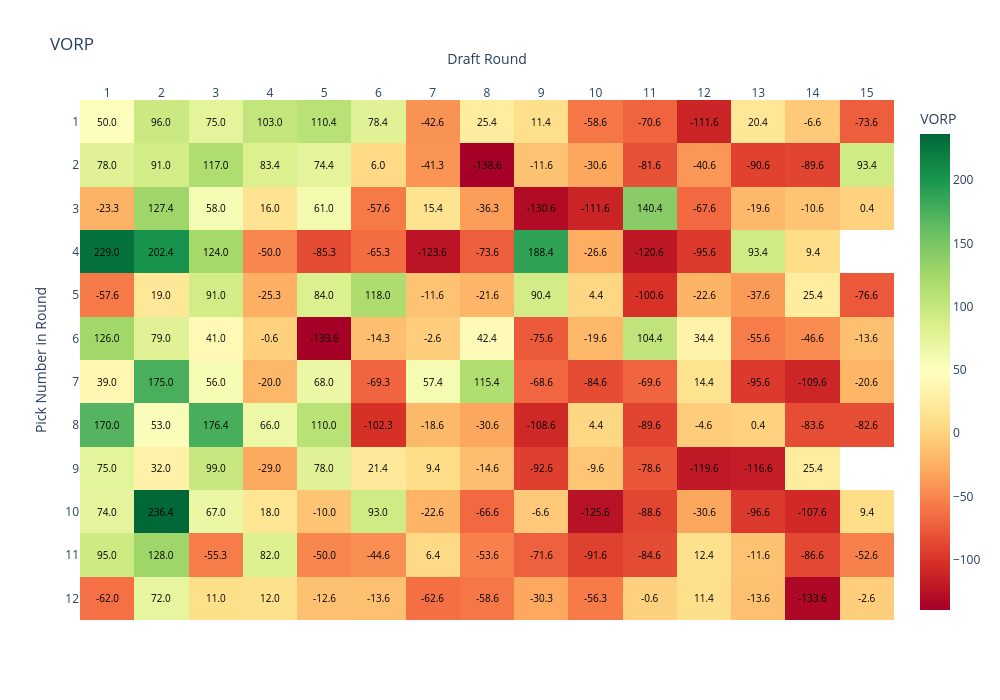

Notebook cell for this chart:
### Markdown cell above
### Creating the Heatmap

Goal: Visualize the impact of each draft pick using a heatmap colored by Value Over Replacement Player (VORP).

Why? This allows us to see where teams got the most value in the draft. VORP captures the difference between a player and the best replacement available on waivers.

Design Choice: We used draft round and pick position to map cells and VORP as color — highlighting the spatial dynamics of drafting success.

📌 This answers: “Who consistently found value across the board vs. who missed?”

### Code cell
pivot_score = heatmap_df.pivot(index='roundPickNumber', columns='roundId', values='vorp')
pivot_player = heatmap_df.pivot(index='roundPickNumber', columns='roundId', values='player_name')
pivot_position = heatmap_df.pivot(index='roundPickNumber', columns='roundId', values='position')
pivot_points = heatmap_df.pivot(index='roundPickNumber', columns='roundId', values='points')
pivot_teams = heatmap_df.pivot(index='roundPickNumber', columns='roundId', values='team_name')


# Build hover text
hover_text = (
    '<b>' + pivot_player.fillna('') + '</b><br>' +
    'Pos: ' + pivot_position.fillna('') + '<br>' +
    'VORP: ' + pivot_score.round(2).astype(str) + '<br>' +
    'Points: ' + pivot_points.fillna(0).astype(int).astype(str) + '<br>' + 
    'Team: ' + pivot_teams.fillna('NA').astype(str)
)

# Create Heatmap
fig = go.Figure(data=go.Heatmap(
    z=pivot_score.values,
    x=pivot_score.columns,
    y=pivot_score.index,
    text=hover_text.values,
    hoverinfo="text",
    colorscale='RdYlGn',
    zmin=pivot_score.min().min(),
    zmax=pivot_score.max().max(),
    showscale=True,
    colorbar=dict(title="VORP"),
))

# Add text in center of each box (VORP)
for i in range(len(pivot_score.index)):
    for j in range(len(pivot_score.columns)):
        value = pivot_score.iloc[i, j]
        if pd.notnull(value):
            fig.add_annotation(
                text=f"{value:.1f}",
                x=pivot_score.columns[j],
                y=pivot_score.index[i],
                showarrow=False,
                font=dict(color="black", size=10),
                xanchor="center",
                yanchor="middle"
            )

# Layout adjustments
fig.update_layout(
    title="VORP",
    xaxis=dict(title="Draft Round", side='top', tickmode='linear', dtick=1),
    yaxis=dict(title="Pick Number in Round", autorange='reversed', tickmode='linear', dtick=1),
    width=1000,
    height=700,
    plot_bgcolor='white'
)

fig.write_html("../docs/charts/draft_value_chart.html")
fig.show()

### Figure 1 — Plotly figure (JSON) as saved in the notebook; plotly's stock layout.template omitted (floating-point values rounded to 4 significant figures; data arrays with more than 128 entries replaced by an {"elided": "..."} marker saying what was removed)
{"data": [{"colorbar": {"title": {"text": "VORP"}}, "colorscale": [[0, "rgb(165,0,38)"], [0.1, "rgb(215,48,39)"], [0.2, "rgb(244,109,67)"], [0.3, "rgb(253,174,97)"], [0.4, "rgb(254,224,139)"], [0.5, "rgb(255,255,191)"], [0.6, "rgb(217,239,139)"], [0.7, "rgb(166,217,106)"], [0.8, "rgb(102,189,99)"], [0.9, "rgb(26,152,80)"], [1, "rgb(0,104,55)"]], "hoverinfo": "text", "showscale": true, "text": {"elided": "12x15 str values"}, "type": "heatmap", "x": [1, 2, 3, 4, 5, 6, 7, 8, 9, 10, 11, 12, 13, 14, 15], "y": [1, 2, 3, 4, 5, 6, 7, 8, 9, 10, 11, 12], "z": {"elided": "12x15 float values"}, "zmax": 236.4, "zmin": -139.6}], "layout": {"annotations": [{"font": {"color": "black", "size": 10}, "showarrow": false, "text": "50.0", "x": 1, "xanchor": "center", "y": 1, "yanchor": "middle"}, {"font": {"color": "black", "size": 10}, "showarrow": false, "text": "96.0", "x": 2, "xanchor": "center", "y": 1, "yanchor": "middle"}, {"font": {"color": "black", "size": 10}, "showarrow": false, "text": "75.0", "x": 3, "xanchor": "center", "y": 1, "yanchor": "middle"}, {"font": {"color": "black", "size": 10}, "showarrow": false, "text": "103.0", "x": 4, "xanchor": "center", "y": 1, "yanchor": "middle"}, {"font": {"color": "black", "size": 10}, "showarrow": false, "text": "110.4", "x": 5, "xanchor": "center", "y": 1, "yanchor": "middle"}, {"font": {"color": "black", "size": 10}, "showarrow": false, "text": "78.4", "x": 6, "xanchor": "center", "y": 1, "yanchor": "middle"}, {"font": {"color": "black", "size": 10}, "showarrow": false, "text": "-42.6", "x": 7, "xanchor": "center", "y": 1, "yanchor": "middle"}, {"font": {"color": "black", "size": 10}, "showarrow": false, "text": "25.4", "x": 8, "xanchor": "center", "y": 1, "yanchor": "middle"}, {"font": {"color": "black", "size": 10}, "showarrow": false, "text": "11.4", "x": 9, "xanchor": "center", "y": 1, "yanchor": "middle"}, {"font": {"color": "black", "size": 10}, "showarrow": false, "text": "-58.6", "x": 10, "xanchor": "center", "y": 1, "yanchor": "middle"}, {"font": {"color": "black", "size": 10}, "showarrow": false, "text": "-70.6", "x": 11, "xanchor": "center", "y": 1, "yanchor": "middle"}, {"font": {"color": "black", "size": 10}, "showarrow": false, "text": "-111.6", "x": 12, "xanchor": "center", "y": 1, "yanchor": "middle"}, {"font": {"color": "black", "size": 10}, "showarrow": false, "text": "20.4", "x": 13, "xanchor": "center", "y": 1, "yanchor": "middle"}, {"font": {"color": "black", "size": 10}, "showarrow": false, "text": "-6.6", "x": 14, "xanchor": "center", "y": 1, "yanchor": "middle"}, {"font": {"color": "black", "size": 10}, "showarrow": false, "text": "-73.6", "x": 15, "xanchor": "center", "y": 1, "yanchor": "middle"}, {"font": {"color": "black", "size": 10}, "showarrow": false, "text": "78.0", "x": 1, "xanchor": "center", "y": 2, "yanchor": "middle"}, {"font": {"color": "black", "size": 10}, "showarrow": false, "text": "91.0", "x": 2, "xanchor": "center", "y": 2, "yanchor": "middle"}, {"font": {"color": "black", "size": 10}, "showarrow": false, "text": "117.0", "x": 3, "xanchor": "center", "y": 2, "yanchor": "middle"}, {"font": {"color": "black", "size": 10}, "showarrow": false, "text": "83.4", "x": 4, "xanchor": "center", "y": 2, "yanchor": "middle"}, {"font": {"color": "black", "size": 10}, "showarrow": false, "text": "74.4", "x": 5, "xanchor": "center", "y": 2, "yanchor": "middle"}, {"font": {"color": "black", "size": 10}, "showarrow": false, "text": "6.0", "x": 6, "xanchor": "center", "y": 2, "yanchor": "middle"}, {"font": {"color": "black", "size": 10}, "showarrow": false, "text": "-41.3", "x": 7, "xanchor": "center", "y": 2, "yanchor": "middle"}, {"font": {"color": "black", "size": 10}, "showarrow": false, "text": "-138.6", "x": 8, "xanchor": "center", "y": 2, "yanchor": "middle"}, {"font": {"color": "black", "size": 10}, "showarrow": false, "text": "-11.6", "x": 9, "xanchor": "center", "y": 2, "yanchor": "middle"}, {"font": {"color": "black", "size": 10}, "showarrow": false, "text": "-30.6", "x": 10, "xanchor": "center", "y": 2, "yanchor": "middle"}, {"font": {"color": "black", "size": 10}, "showarrow": false, "text": "-81.6", "x": 11, "xanchor": "center", "y": 2, "yanchor": "middle"}, {"font": {"color": "black", "size": 10}, "showarrow": false, "text": "-40.6", "x": 12, "xanchor": "center", "y": 2, "yanchor": "middle"}, {"font": {"color": "black", "size": 10}, "showarrow": false, "text": "-90.6", "x": 13, "xanchor": "center", "y": 2, "yanchor": "middle"}, {"font": {"color": "black", "size": 10}, "showarrow": false, "text": "-89.6", "x": 14, "xanchor": "center", "y": 2, "yanchor": "middle"}, {"font": {"color": "black", "size": 10}, "showarrow": false, "text": "93.4", "x": 15, "xanchor": "center", "y": 2, "yanchor": "middle"}, {"font": {"color": "black", "size": 10}, "showarrow": false, "text": "-23.3", "x": 1, "xanchor": "center", "y": 3, "yanchor": "middle"}, {"font": {"color": "black", "size": 10}, "showarrow": false, "text": "127.4", "x": 2, "xanchor": "center", "y": 3, "yanchor": "middle"}, {"font": {"color": "black", "size": 10}, "showarrow": false, "text": "58.0", "x": 3, "xanchor": "center", "y": 3, "yanchor": "middle"}, {"font": {"color": "black", "size": 10}, "showarrow": false, "text": "16.0", "x": 4, "xanchor": "center", "y": 3, "yanchor": "middle"}, {"font": {"color": "black", "size": 10}, "showarrow": false, "text": "61.0", "x": 5, "xanchor": "center", "y": 3, "yanchor": "middle"}, {"font": {"color": "black", "size": 10}, "showarrow": false, "text": "-57.6", "x": 6, "xanchor": "center", "y": 3, "yanchor": "middle"}, {"font": {"color": "black", "size": 10}, "showarrow": false, "text": "15.4", "x": 7, "xanchor": "center", "y": 3, "yanchor": "middle"}, {"font": {"color": "black", "size": 10}, "showarrow": false, "text": "-36.3", "x": 8, "xanchor": "center", "y": 3, "yanchor": "middle"}, {"font": {"color": "black", "size": 10}, "showarrow": false, "text": "-130.6", "x": 9, "xanchor": "center", "y": 3, "yanchor": "middle"}, {"font": {"color": "black", "size": 10}, "showarrow": false, "text": "-111.6", "x": 10, "xanchor": "center", "y": 3, "yanchor": "middle"}, {"font": {"color": "black", "size": 10}, "showarrow": false, "text": "140.4", "x": 11, "xanchor": "center", "y": 3, "yanchor": "middle"}, {"font": {"color": "black", "size": 10}, "showarrow": false, "text": "-67.6", "x": 12, "xanchor": "center", "y": 3, "yanchor": "middle"}, {"font": {"color": "black", "size": 10}, "showarrow": false, "text": "-19.6", "x": 13, "xanchor": "center", "y": 3, "yanchor": "middle"}, {"font": {"color": "black", "size": 10}, "showarrow": false, "text": "-10.6", "x": 14, "xanchor": "center", "y": 3, "yanchor": "middle"}, {"font": {"color": "black", "size": 10}, "showarrow": false, "text": "0.4", "x": 15, "xanchor": "center", "y": 3, "yanchor": "middle"}, {"font": {"color": "black", "size": 10}, "showarrow": false, "text": "229.0", "x": 1, "xanchor": "center", "y": 4, "yanchor": "middle"}, {"font": {"color": "black", "size": 10}, "showarrow": false, "text": "202.4", "x": 2, "xanchor": "center", "y": 4, "yanchor": "middle"}, {"font": {"color": "black", "size": 10}, "showarrow": false, "text": "124.0", "x": 3, "xanchor": "center", "y": 4, "yanchor": "middle"}, {"font": {"color": "black", "size": 10}, "showarrow": false, "text": "-50.0", "x": 4, "xanchor": "center", "y": 4, "yanchor": "middle"}, {"font": {"color": "black", "size": 10}, "showarrow": false, "text": "-85.3", "x": 5, "xanchor": "center", "y": 4, "yanchor": "middle"}, {"font": {"color": "black", "size": 10}, "showarrow": false, "text": "-65.3", "x": 6, "xanchor": "center", "y": 4, "yanchor": "middle"}, {"font": {"color": "black", "size": 10}, "showarrow": false, "text": "-123.6", "x": 7, "xanchor": "center", "y": 4, "yanchor": "middle"}, {"font": {"color": "black", "size": 10}, "showarrow": false, "text": "-73.6", "x": 8, "xanchor": "center", "y": 4, "yanchor": "middle"}, {"font": {"color": "black", "size": 10}, "showarrow": false, "text": "188.4", "x": 9, "xanchor": "center", "y": 4, "yanchor": "middle"}, {"font": {"color": "black", "size": 10}, "showarrow": false, "text": "-26.6", "x": 10, "xanchor": "center", "y": 4, "yanchor": "middle"}, {"font": {"color": "black", "size": 10}, "showarrow": false, "text": "-120.6", "x": 11, "xanchor": "center", "y": 4, "yanchor": "middle"}, {"font": {"color": "black", "size": 10}, "showarrow": false, "text": "-95.6", "x": 12, "xanchor": "center", "y": 4, "yanchor": "middle"}, {"font": {"color": "black", "size": 10}, "showarrow": false, "text": "93.4", "x": 13, "xanchor": "center", "y": 4, "yanchor": "middle"}, {"font": {"color": "black", "size": 10}, "showarrow": false, "text": "9.4", "x": 14, "xanchor": "center", "y": 4, "yanchor": "middle"}, {"font": {"color": "black", "size": 10}, "showarrow": false, "text": "-57.6", "x": 1, "xanchor": "center", "y": 5, "yanchor": "middle"}, {"font": {"color": "black", "size": 10}, "showarrow": false, "text": "19.0", "x": 2, "xanchor": "center", "y": 5, "yanchor": "middle"}, {"font": {"color": "black", "size": 10}, "showarrow": false, "text": "91.0", "x": 3, "xanchor": "center", "y": 5, "yanchor": "middle"}, {"font": {"color": "black", "size": 10}, "showarrow": false, "text": "-25.3", "x": 4, "xanchor": "center", "y": 5, "yanchor": "middle"}, {"font": {"color": "black", "size": 10}, "showarrow": false, "text": "84.0", "x": 5, "xanchor": "center", "y": 5, "yanchor": "middle"}, {"font": {"color": "black", "size": 10}, "showarrow": false, "text": "118.0", "x": 6, "xanchor": "center", "y": 5, "yanchor": "middle"}, {"font": {"color": "black", "size": 10}, "showarrow": false, "text": "-11.6", "x": 7, "xanchor": "center", "y": 5, "yanchor": "middle"}, {"font": {"color": "black", "size": 10}, "showarrow": false, "text": "-21.6", "x": 8, "xanchor": "center", "y": 5, "yanchor": "middle"}, {"font": {"color": "black", "size": 10}, "showarrow": false, "text": "90.4", "x": 9, "xanchor": "center", "y": 5, "yanchor": "middle"}, {"font": {"color": "black", "size": 10}, "showarrow": false, "text": "4.4", "x": 10, "xanchor": "center", "y": 5, "yanchor": "middle"}, {"font": {"color": "black", "size": 10}, "showarrow": false, "text": "-100.6", "x": 11, "xanchor": "center", "y": 5, "yanchor": "middle"}, {"font": {"color": "black", "size": 10}, "showarrow": false, "text": "-22.6", "x": 12, "xanchor": "center", "y": 5, "yanchor": "middle"}, {"font": {"color": "black", "size": 10}, "showarrow": false, "text": "-37.6", "x": 13, "xanchor": "center", "y": 5, "yanchor": "middle"}, {"font": {"color": "black", "size": 10}, "showarrow": false, "text": "25.4", "x": 14, "xanchor": "center", "y": 5, "yanchor": "middle"}, {"font": {"color": "black", "size": 10}, "showarrow": false, "text": "-76.6", "x": 15, "xanchor": "center", "y": 5, "yanchor": "middle"}, {"font": {"color": "black", "size": 10}, "showarrow": false, "text": "126.0", "x": 1, "xanchor": "center", "y": 6, "yanchor": "middle"}, {"font": {"color": "black", "size": 10}, "showarrow": false, "text": "79.0", "x": 2, "xanchor": "center", "y": 6, "yanchor": "middle"}, {"font": {"color": "black", "size": 10}, "showarrow": false, "text": "41.0", "x": 3, "xanchor": "center", "y": 6, "yanchor": "middle"}, {"font": {"color": "black", "size": 10}, "showarrow": false, "text": "-0.6", "x": 4, "xanchor": "center", "y": 6, "yanchor": "middle"}, {"font": {"color": "black", "size": 10}, "showarrow": false, "text": "-139.6", "x": 5, "xanchor": "center", "y": 6, "yanchor": "middle"}, {"font": {"color": "black", "size": 10}, "showarrow": false, "text": "-14.3", "x": 6, "xanchor": "center", "y": 6, "yanchor": "middle"}, {"font": {"color": "black", "size": 10}, "showarrow": false, "text": "-2.6", "x": 7, "xanchor": "center", "y": 6, "yanchor": "middle"}, {"font": {"color": "black", "size": 10}, "showarrow": false, "text": "42.4", "x": 8, "xanchor": "center", "y": 6, "yanchor": "middle"}, {"font": {"color": "black", "size": 10}, "showarrow": false, "text": "-75.6", "x": 9, "xanchor": "center", "y": 6, "yanchor": "middle"}, {"font": {"color": "black", "size": 10}, "showarrow": false, "text": "-19.6", "x": 10, "xanchor": "center", "y": 6, "yanchor": "middle"}, {"font": {"color": "black", "size": 10}, "showarrow": false, "text": "104.4", "x": 11, "xanchor": "center", "y": 6, "yanchor": "middle"}, {"font": {"color": "black", "size": 10}, "showarrow": false, "text": "34.4", "x": 12, "xanchor": "center", "y": 6, "yanchor": "middle"}, {"font": {"color": "black", "size": 10}, "showarrow": false, "text": "-55.6", "x": 13, "xanchor": "center", "y": 6, "yanchor": "middle"}, {"font": {"color": "black", "size": 10}, "showarrow": false, "text": "-46.6", "x": 14, "xanchor": "center", "y": 6, "yanchor": "middle"}, {"font": {"color": "black", "size": 10}, "showarrow": false, "text": "-13.6", "x": 15, "xanchor": "center", "y": 6, "yanchor": "middle"}, {"font": {"color": "black", "size": 10}, "showarrow": false, "text": "39.0", "x": 1, "xanchor": "center", "y": 7, "yanchor": "middle"}, {"font": {"color": "black", "size": 10}, "showarrow": false, "text": "175.0", "x": 2, "xanchor": "center", "y": 7, "yanchor": "middle"}, {"font": {"color": "black", "size": 10}, "showarrow": false, "text": "56.0", "x": 3, "xanchor": "center", "y": 7, "yanchor": "middle"}, {"font": {"color": "black", "size": 10}, "showarrow": false, "text": "-20.0", "x": 4, "xanchor": "center", "y": 7, "yanchor": "middle"}, {"font": {"color": "black", "size": 10}, "showarrow": false, "text": "68.0", "x": 5, "xanchor": "center", "y": 7, "yanchor": "middle"}, {"font": {"color": "black", "size": 10}, "showarrow": false, "text": "-69.3", "x": 6, "xanchor": "center", "y": 7, "yanchor": "middle"}, {"font": {"color": "black", "size": 10}, "showarrow": false, "text": "57.4", "x": 7, "xanchor": "center", "y": 7, "yanchor": "middle"}, {"font": {"color": "black", "size": 10}, "showarrow": false, "text": "115.4", "x": 8, "xanchor": "center", "y": 7, "yanchor": "middle"}, {"font": {"color": "black", "size": 10}, "showarrow": false, "text": "-68.6", "x": 9, "xanchor": "center", "y": 7, "yanchor": "middle"}, {"font": {"color": "black", "size": 10}, "showarrow": false, "text": "-84.6", "x": 10, "xanchor": "center", "y": 7, "yanchor": "middle"}, {"font": {"color": "black", "size": 10}, "showarrow": false, "text": "-69.6", "x": 11, "xanchor": "center", "y": 7, "yanchor": "middle"}, {"font": {"color": "black", "size": 10}, "showarrow": false, "text": "14.4", "x": 12, "xanchor": "center", "y": 7, "yanchor": "middle"}, {"font": {"color": "black", "size": 10}, "showarrow": false, "text": "-95.6", "x": 13, "xanchor": "center", "y": 7, "yanchor": "middle"}, {"font": {"color": "black", "size": 10}, "showarrow": false, "text": "-109.6", "x": 14, "xanchor": "center", "y": 7, "yanchor": "middle"}, {"font": {"color": "black", "size": 10}, "showarrow": false, "text": "-20.6", "x": 15, "xanchor": "center", "y": 7, "yanchor": "middle"}, {"font": {"color": "black", "size": 10}, "showarrow": false, "text": "170.0", "x": 1, "xanchor": "center", "y": 8, "yanchor": "middle"}, {"font": {"color": "black", "size": 10}, "showarrow": false, "text": "53.0", "x": 2, "xanchor": "center", "y": 8, "yanchor": "middle"}, {"font": {"color": "black", "size": 10}, "showarrow": false, "text": "176.4", "x": 3, "xanchor": "center", "y": 8, "yanchor": "middle"}, {"font": {"color": "black", "size": 10}, "showarrow": false, "text": "66.0", "x": 4, "xanchor": "center", "y": 8, "yanchor": "middle"}, {"font": {"color": "black", "size": 10}, "showarrow": false, "text": "110.0", "x": 5, "xanchor": "center", "y": 8, "yanchor": "middle"}, {"font": {"color": "black", "size": 10}, "showarrow": false, "text": "-102.3", "x": 6, "xanchor": "center", "y": 8, "yanchor": "middle"}, {"font": {"color": "black", "size": 10}, "showarrow": false, "text": "-18.6", "x": 7, "xanchor": "center", "y": 8, "yanchor": "middle"}, {"font": {"color": "black", "size": 10}, "showarrow": false, "text": "-30.6", "x": 8, "xanchor": "center", "y": 8, "yanchor": "middle"}, {"font": {"color": "black", "size": 10}, "showarrow": false, "text": "-108.6", "x": 9, "xanchor": "center", "y": 8, "yanchor": "middle"}, {"font": {"color": "black", "size": 10}, "showarrow": false, "text": "4.4", "x": 10, "xanchor": "center", "y": 8, "yanchor": "middle"}, {"font": {"color": "black", "size": 10}, "showarrow": false, "text": "-89.6", "x": 11, "xanchor": "center", "y": 8, "yanchor": "middle"}, {"font": {"color": "black", "size": 10}, "showarrow": false, "text": "-4.6", "x": 12, "xanchor": "center", "y": 8, "yanchor": "middle"}, {"font": {"color": "black", "size": 10}, "showarrow": false, "text": "0.4", "x": 13, "xanchor": "center", "y": 8, "yanchor": "middle"}, {"font": {"color": "black", "size": 10}, "showarrow": false, "text": "-83.6", "x": 14, "xanchor": "center", "y": 8, "yanchor": "middle"}, {"font": {"color": "black", "size": 10}, "showarrow": false, "text": "-82.6", "x": 15, "xanchor": "center", "y": 8, "yanchor": "middle"}, {"font": {"color": "black", "size": 10}, "showarrow": false, "text": "75.0", "x": 1, "xanchor": "center", "y": 9, "yanchor": "middle"}, {"font": {"color": "black", "size": 10}, "showarrow": false, "text": "32.0", "x": 2, "xanchor": "center", "y": 9, "yanchor": "middle"}, {"font": {"color": "black", "size": 10}, "showarrow": false, "text": "99.0", "x": 3, "xanchor": "center", "y": 9, "yanchor": "middle"}, {"font": {"color": "black", "size": 10}, "showarrow": false, "text": "-29.0", "x": 4, "xanchor": "center", "y": 9, "yanchor": "middle"}, {"font": {"color": "black", "size": 10}, "showarrow": false, "text": "78.0", "x": 5, "xanchor": "center", "y": 9, "yanchor": "middle"}, {"font": {"color": "black", "size": 10}, "showarrow": false, "text": "21.4", "x": 6, "xanchor": "center", "y": 9, "yanchor": "middle"}, {"font": {"color": "black", "size": 10}, "showarrow": false, "text": "9.4", "x": 7, "xanchor": "center", "y": 9, "yanchor": "middle"}, {"font": {"color": "black", "size": 10}, "showarrow": false, "text": "-14.6", "x": 8, "xanchor": "center", "y": 9, "yanchor": "middle"}, {"font": {"color": "black", "size": 10}, "showarrow": false, "text": "-92.6", "x": 9, "xanchor": "center", "y": 9, "yanchor": "middle"}, {"font": {"color": "black", "size": 10}, "showarrow": false, "text": "-9.6", "x": 10, "xanchor": "center", "y": 9, "yanchor": "middle"}, {"font": {"color": "black", "size": 10}, "showarrow": false, "text": "-78.6", "x": 11, "xanchor": "center", "y": 9, "yanchor": "middle"}, {"font": {"color": "black", "size": 10}, "showarrow": false, "text": "-119.6", "x": 12, "xanchor": "center", "y": 9, "yanchor": "middle"}, {"font": {"color": "black", "size": 10}, "showarrow": false, "text": "-116.6", "x": 13, "xanchor": "center", "y": 9, "yanchor": "middle"}, {"font": {"color": "black", "size": 10}, "showarrow": false, "text": "25.4", "x": 14, "xanchor": "center", "y": 9, "yanchor": "middle"}, {"font": {"color": "black", "size": 10}, "showarrow": false, "text": "74.0", "x": 1, "xanchor": "center", "y": 10, "yanchor": "middle"}, {"font": {"color": "black", "size": 10}, "showarrow": false, "text": "236.4", "x": 2, "xanchor": "center", "y": 10, "yanchor": "middle"}, {"font": {"color": "black", "size": 10}, "showarrow": false, "text": "67.0", "x": 3, "xanchor": "center", "y": 10, "yanchor": "middle"}, {"font": {"color": "black", "size": 10}, "showarrow": false, "text": "18.0", "x": 4, "xanchor": "center", "y": 10, "yanchor": "middle"}, {"font": {"color": "black", "size": 10}, "showarrow": false, "text": "-10.0", "x": 5, "xanchor": "center", "y": 10, "yanchor": "middle"}, {"font": {"color": "black", "size": 10}, "showarrow": false, "text": "93.0", "x": 6, "xanchor": "center", "y": 10, "yanchor": "middle"}, {"font": {"color": "black", "size": 10}, "showarrow": false, "text": "-22.6", "x": 7, "xanchor": "center", "y": 10, "yanchor": "middle"}, {"font": {"color": "black", "size": 10}, "showarrow": false, "text": "-66.6", "x": 8, "xanchor": "center", "y": 10, "yanchor": "middle"}, {"font": {"color": "black", "size": 10}, "showarrow": false, "text": "-6.6", "x": 9, "xanchor": "center", "y": 10, "yanchor": "middle"}, {"font": {"color": "black", "size": 10}, "showarrow": false, "text": "-125.6", "x": 10, "xanchor": "center", "y": 10, "yanchor": "middle"}, {"font": {"color": "black", "size": 10}, "showarrow": false, "text": "-88.6", "x": 11, "xanchor": "center", "y": 10, "yanchor": "middle"}, {"font": {"color": "black", "size": 10}, "showarrow": false, "text": "-30.6", "x": 12, "xanchor": "center", "y": 10, "yanchor": "middle"}, {"font": {"color": "black", "size": 10}, "showarrow": false, "text": "-96.6", "x": 13, "xanchor": "center", "y": 10, "yanchor": "middle"}, {"font": {"color": "black", "size": 10}, "showarrow": false, "text": "-107.6", "x": 14, "xanchor": "center", "y": 10, "yanchor": "middle"}, {"font": {"color": "black", "size": 10}, "showarrow": false, "text": "9.4", "x": 15, "xanchor": "center", "y": 10, "yanchor": "middle"}, {"font": {"color": "black", "size": 10}, "showarrow": false, "text": "95.0", "x": 1, "xanchor": "center", "y": 11, "yanchor": "middle"}, {"font": {"color": "black", "size": 10}, "showarrow": false, "text": "128.0", "x": 2, "xanchor": "center", "y": 11, "yanchor": "middle"}, {"font": {"color": "black", "size": 10}, "showarrow": false, "text": "-55.3", "x": 3, "xanchor": "center", "y": 11, "yanchor": "middle"}, {"font": {"color": "black", "size": 10}, "showarrow": false, "text": "82.0", "x": 4, "xanchor": "center", "y": 11, "yanchor": "middle"}, {"font": {"color": "black", "size": 10}, "showarrow": false, "text": "-50.0", "x": 5, "xanchor": "center", "y": 11, "yanchor": "middle"}, {"font": {"color": "black", "size": 10}, "showarrow": false, "text": "-44.6", "x": 6, "xanchor": "center", "y": 11, "yanchor": "middle"}, {"font": {"color": "black", "size": 10}, "showarrow": false, "text": "6.4", "x": 7, "xanchor": "center", "y": 11, "yanchor": "middle"}, {"font": {"color": "black", "size": 10}, "showarrow": false, "text": "-53.6", "x": 8, "xanchor": "center", "y": 11, "yanchor": "middle"}, {"font": {"color": "black", "size": 10}, "showarrow": false, "text": "-71.6", "x": 9, "xanchor": "center", "y": 11, "yanchor": "middle"}, {"font": {"color": "black", "size": 10}, "showarrow": false, "text": "-91.6", "x": 10, "xanchor": "center", "y": 11, "yanchor": "middle"}, {"font": {"color": "black", "size": 10}, "showarrow": false, "text": "-84.6", "x": 11, "xanchor": "center", "y": 11, "yanchor": "middle"}, {"font": {"color": "black", "size": 10}, "showarrow": false, "text": "12.4", "x": 12, "xanchor": "center", "y": 11, "yanchor": "middle"}, {"font": {"color": "black", "size": 10}, "showarrow": false, "text": "-11.6", "x": 13, "xanchor": "center", "y": 11, "yanchor": "middle"}, {"font": {"color": "black", "size": 10}, "showarrow": false, "text": "-86.6", "x": 14, "xanchor": "center", "y": 11, "yanchor": "middle"}, {"font": {"color": "black", "size": 10}, "showarrow": false, "text": "-52.6", "x": 15, "xanchor": "center", "y": 11, "yanchor": "middle"}, {"font": {"color": "black", "size": 10}, "showarrow": false, "text": "-62.0", "x": 1, "xanchor": "center", "y": 12, "yanchor": "middle"}, {"font": {"color": "black", "size": 10}, "showarrow": false, "text": "72.0", "x": 2, "xanchor": "center", "y": 12, "yanchor": "middle"}, {"font": {"color": "black", "size": 10}, "showarrow": false, "text": "11.0", "x": 3, "xanchor": "center", "y": 12, "yanchor": "middle"}, {"font": {"color": "black", "size": 10}, "showarrow": false, "text": "12.0", "x": 4, "xanchor": "center", "y": 12, "yanchor": "middle"}, {"font": {"color": "black", "size": 10}, "showarrow": false, "text": "-12.6", "x": 5, "xanchor": "center", "y": 12, "yanchor": "middle"}, {"font": {"color": "black", "size": 10}, "showarrow": false, "text": "-13.6", "x": 6, "xanchor": "center", "y": 12, "yanchor": "middle"}, {"font": {"color": "black", "size": 10}, "showarrow": false, "text": "-62.6", "x": 7, "xanchor": "center", "y": 12, "yanchor": "middle"}, {"font": {"color": "black", "size": 10}, "showarrow": false, "text": "-58.6", "x": 8, "xanchor": "center", "y": 12, "yanchor": "middle"}, {"font": {"color": "black", "size": 10}, "showarrow": false, "text": "-30.3", "x": 9, "xanchor": "center", "y": 12, "yanchor": "middle"}, {"font": {"color": "black", "size": 10}, "showarrow": false, "text": "-56.3", "x": 10, "xanchor": "center", "y": 12, "yanchor": "middle"}, {"font": {"color": "black", "size": 10}, "showarrow": false, "text": "-0.6", "x": 11, "xanchor": "center", "y": 12, "yanchor": "middle"}, {"font": {"color": "black", "size": 10}, "showarrow": false, "text": "11.4", "x": 12, "xanchor": "center", "y": 12, "yanchor": "middle"}, {"font": {"color": "black", "size": 10}, "showarrow": false, "text": "-13.6", "x": 13, "xanchor": "center", "y": 12, "yanchor": "middle"}, {"font": {"color": "black", "size": 10}, "showarrow": false, "text": "-133.6", "x": 14, "xanchor": "center", "y": 12, "yanchor": "middle"}, {"font": {"color": "black", "size": 10}, "showarrow": false, "text": "-2.6", "x": 15, "xanchor": "center", "y": 12, "yanchor": "middle"}], "height": 700, "plot_bgcolor": "white", "title": {"text": "VORP"}, "width": 1000, "xaxis": {"dtick": 1, "side": "top", "tickmode": "linear", "title": {"text": "Draft Round"}}, "yaxis": {"autorange": "reversed", "dtick": 1, "tickmode": "linear", "title": {"text": "Pick Number in Round"}}}}
